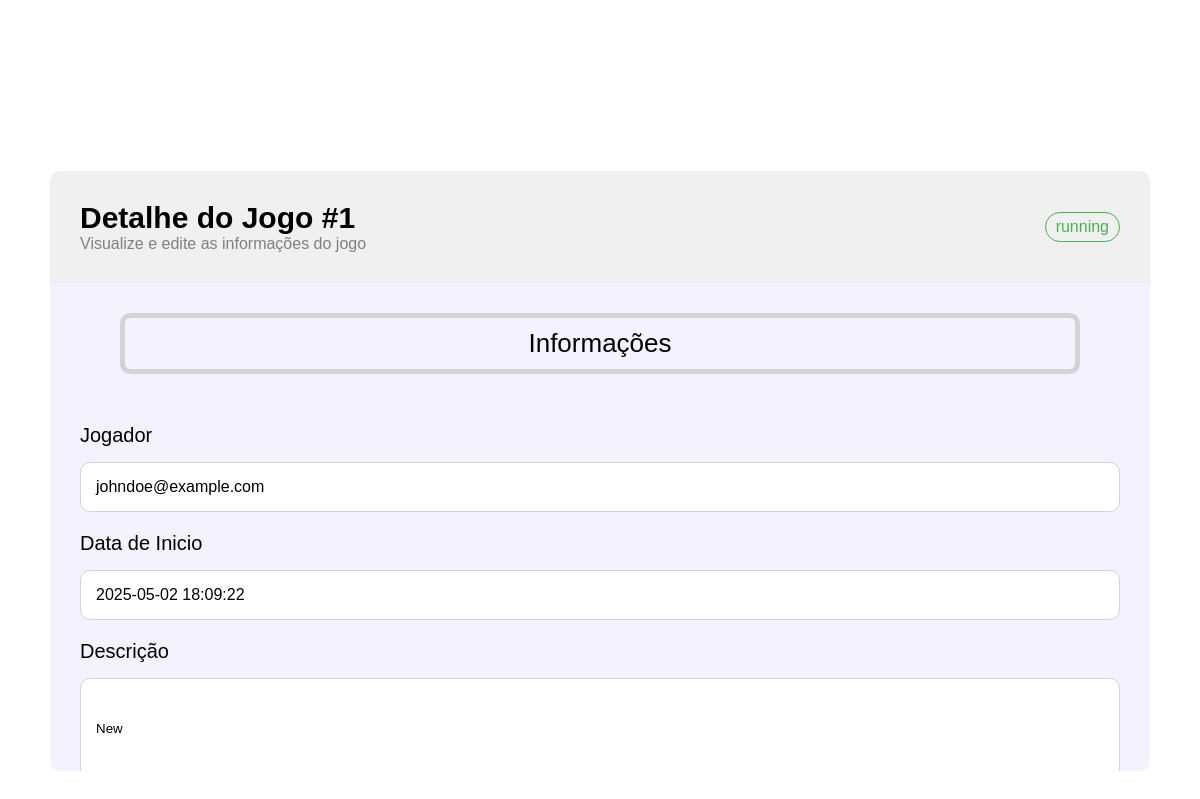
Before: /Pisid_site/editar.php?id=1 with the older database file.
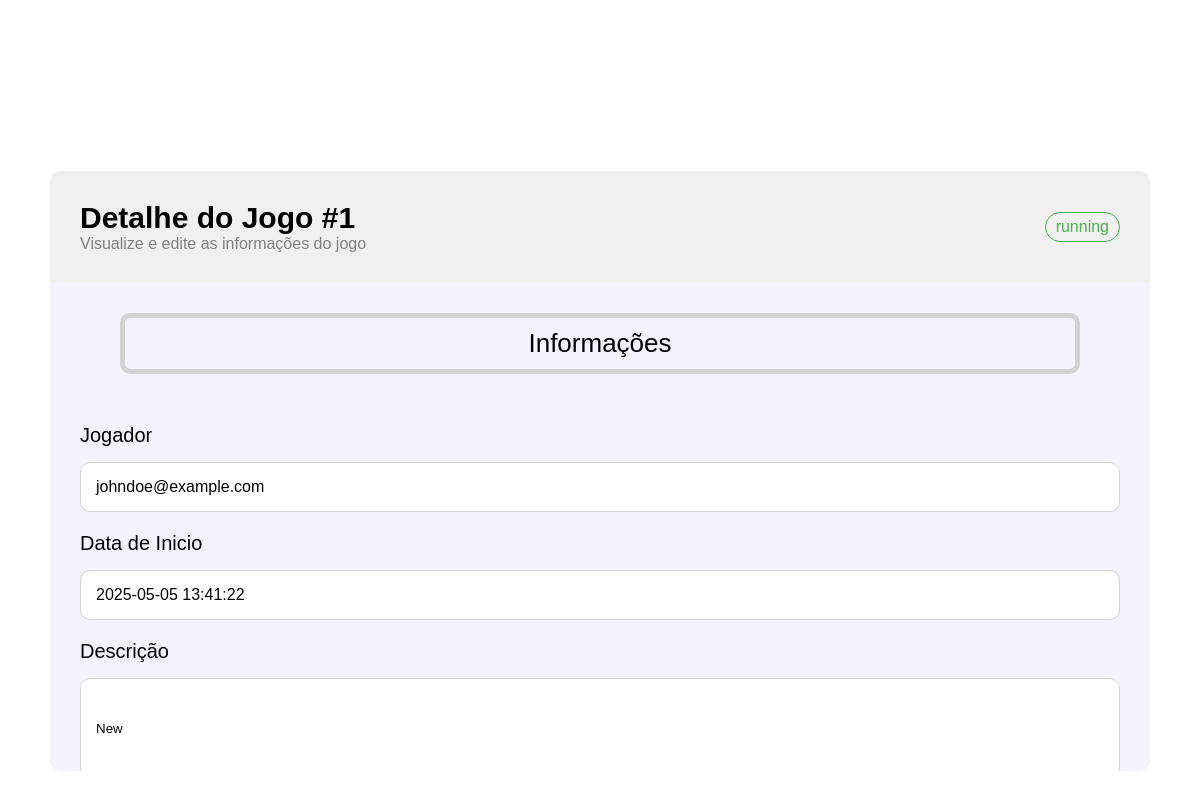
After: the same page with the newer database file.
### tables this page shows
CREATE TABLE `jogo` (
  `IDJogo` int(11) NOT NULL,
  `Descricao` text NOT NULL,
  `jogador` varchar(50) NOT NULL,
  `DataHorainicio` timestamp NOT NULL DEFAULT current_timestamp() ON UPDATE current_timestamp(),
  `Estado` enum('pending','running','finished') NOT NULL DEFAULT 'pending',
  `Score` double NOT NULL DEFAULT -1,
  `spamTol` int(11) NOT NULL
);

### Pisid_site/editar.php (the view, shortened to what this page needs)
<?php
include 'db.php';
$idJogo = intval($_GET['id']);
$sql = "SELECT * FROM jogo WHERE IDJogo = ?";
$stmt = $connPisid->prepare($sql);
$stmt->bind_param("i", $idJogo);
$stmt->execute();
$result = $stmt->get_result();
$jogo = $result->fetch_assoc();
?>
<!DOCTYPE html>
<html lang="en">
  <head>
    <link
      href="https://unpkg.com/boxicons@2.1.4/css/boxicons.min.css"
      rel="stylesheet"
    />
    <link rel="stylesheet" href="style.css" />
  </head>
  <body id="dashboard" style="overflow: hidden;">
    <div class="dashboard-container" style="height:100vh">
            <div class="dashboard-header">
                <div class="dashboard-username"><h1>Utilizador:<?php echo $_SESSION['db_nome']; ?></h1></div>
            <div class="dashboard-search">
                <input placeholder="Pesquisar jogo"/>
            </div>
            <div class="dashboard-logout">
                <button><i class='bx bxs-door-open'></i></button>
            </div>
        </div>
        <div class="form-container">
            <form  class="form" action="editarJogoHandler.php" method="post">
                    <div  class="form-title">
                        <div>
                            <div class="form-gameid">Detalhe do Jogo #<?php echo htmlspecialchars($jogo['IDJogo']); ?></div>
                            <div class="form-viewinfo">Visualize e edite as informações do jogo</div>
                        </div>
                        <div class="form-estado">
                            <div class="estado-<?php echo htmlspecialchars($jogo['Estado']); ?>"><?php echo htmlspecialchars($jogo['Estado']); ?></div>
                        </div>
                    </div>
                    <div class="form-info">
                        <div class="form-infos">Informações</div>
                        <div>
                            <div class="form-label">Jogador</div>
                            <div class="form-values"><?php echo htmlspecialchars($jogo['jogador']); ?></div>
                        </div>
                        <div>
                            <div class="form-label">Data de Inicio</div>
                            <div class="form-values"><?php echo htmlspecialchars($jogo['DataHorainicio']); ?></div>
                        </div>
                        <div>
                            <div class="form-label"> Descrição</div>
                            <input type="textarea" class="form-description" name="descricao" value=<?php echo htmlspecialchars($jogo['Descricao']); ?> />
                        </div>
                    </div>
            </form>
            </div>
    </div>
  </body>
</html>

### Pisid_site/style.css (style rules this page uses)
* { margin: 0; padding: 0; box-sizing: border-box; font-family: "Poppins", sans-serif; }
#dashboard { min-height: 100vh; background-image: url("./Public/1049857.jpg"); background-repeat: no-repeat; background-size: cover; backdrop-filter: blur(10px); }
.dashboard-header { display: flex; justify-content: space-between; padding: 20px 30px; align-items: center; backdrop-filter: blur(20px); }
.dashboard-username { font-size: 14px; width: 33%; color: white; }
.dashboard-search { display: flex; justify-content: center; width: 33%; }
.dashboard-search input { width: 100%; height: 35px; border: 1px solid white; color: white; border-radius: 20px; padding: 0 20px; background-color: transparent; }
.dashboard-search input::placeholder { color: white; }
.dashboard-logout { display: flex; justify-content: flex-end; width: 33%; }
.dashboard-logout button { border: none; padding: 10px; background-color: transparent; }
.dashboard-logout button i { cursor: pointer; color: white; font-size: 30px; background-color: transparent; }
.estado-running { border: 1px solid #4caf50; color: #4caf50; padding: 5px 10px; border-radius: 20px; width: fit-content; }
.form-container { margin-top: 10vh; height: 75vh; }
.form { border-radius: 10px; margin-left: 50px; margin-right: 50px; height: 100%; overflow: hidden; }
.form-title { background-color: rgb(240, 240, 240); padding: 30px 30px; display: flex; justify-content: space-between; }
.form-gameid { font-size: 30px; font-weight: 600; }
.form-viewinfo { color: gray; }
.form-estado { display: flex; align-items: center; }
.form-info { background-color: rgb(243, 243, 255); padding: 30px; }
.form-infos { margin: 0px 40px; text-align: center; font-size: 26px; border: 5px solid lightgray; padding: 10px; border-radius: 10px; margin-bottom: 50px; }
.form-label { font-size: 20px; margin-top: 20px; }
.form-values { border: 1px solid lightgray; background-color: white; padding: 15px; border-radius: 10px; margin-top: 15px; }
.form-description { border: 1px solid lightgray; background-color: white; padding: 15px; border-radius: 10px; margin-top: 15px; width: 100%; height: 100px; }

Changed rows visible on the page:
changed jogo "running": DataHorainicio "2025-05-02 18:09:22" → "2025-05-05 13:41:22"
